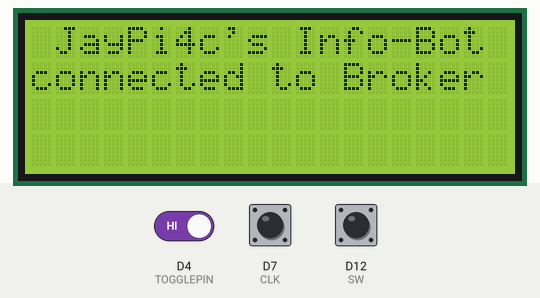
Bench run of a sketch on a simulated Arduino MKR. Shown: 20×4 character LCD. The inputs (shaded band) are chosen by the test bench; at power-on: D4 (TOGGLEPIN) HIGH, D12 (SW) HIGH, D7 (CLK) HIGH. WiFi joins after 1.5 s; servers stay silent unless stated; no MQTT or app messages arrive unless stated; not simulated (calls return 0 or success): arduino_secrets.h; what the sketch prints to the serial monitor is not drawn.

Above: at 2.9 s.
3.0 s: D4 (TOGGLEPIN) driven LOW
At 4.2 s:
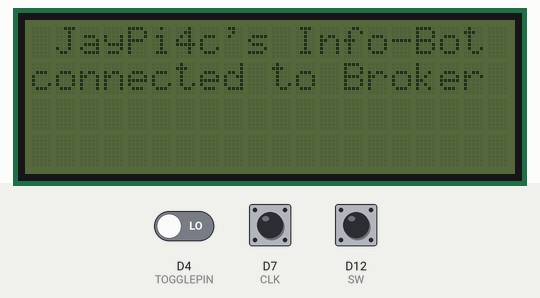
4.5 s: D12 (SW) pulled LOW for 0.15 s
Timing chart, 0 to 7.5 s (numbered marks = the images above; inputs shaded):
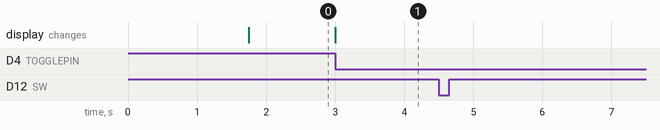

Measured:
- after the input at 3.0 s, the display: changes at once (image 1)
- after the input at 4.5 s, every drawn part: stays the same

The sketch:

MQTT_Arduino_client.ino
```cpp
#include <ArduinoMqttClient.h>

#if defined(ARDUINO_SAMD_MKRWIFI1010) || defined(ARDUINO_SAMD_NANO_33_IOT) || defined(ARDUINO_AVR_UNO_WIFI_REV2)
#include <WiFiNINA.h>
#elif defined(ARDUINO_SAMD_MKR1000)
#include <WiFi101.h>
#elif defined(ARDUINO_ESP8266_ESP12)
#include <ESP8266WiFi.h>
#endif

#include "arduino_secrets.h"


// Sensor Imports
#include <Adafruit_Sensor.h>
#include <DHT.h>
#include <DHT_U.h>
#include <Wire.h>

#include <LiquidCrystal_I2C.h>

#include <ArduinoJson.h>


// Message Interval
#define interval 60000
unsigned long lastMessageSent = 0;

///////please enter your sensitive data in the Secret tab/arduino_secrets.h
char ssid[] = SECRET_SSID;  // your network SSID (name)
char pass[] = SECRET_PASS;  // your network password (use for WPA, or use as key for WEP)

// To connect with SSL/TLS:
// 1) Change WiFiClient to WiFiSSLClient.
// 2) Change port value from 1883 to 8883.
// 3) Change broker value to a server with a known SSL/TLS root certificate
//    flashed in the WiFi module.


// MQTT Settings
WiFiClient wifiClient;
MqttClient mqttClient(wifiClient);

const char broker[] = "192.168.0.6";
const int port = 1883;

const char TOPIC[] = "bedroom";

// Sensor Settings
#define DHTPIN 2
#define DHTTYPE DHT11
DHT_Unified dht(DHTPIN, DHTTYPE);

//LCD
LiquidCrystal_I2C lcd(0x27, 20, 4);

// toggle button
#define TOGGLEPIN 4
volatile byte backlightState = 1;

// rotary encoder
const byte CLK = 7;
const byte DT = 8;
const byte SW = 12;
volatile int count = 0;
volatile int lastCLK = 0;

void setup() {
  //Initialize serial and wait for port to open:
  Serial.begin(115200);
  while (!Serial) {
    ;  // wait for serial port to connect. Needed for native USB port only
  }

  lcd.init();
  lcd.backlight();
  lcd.clear();
  lcd.print(" JayPi4c's Info-Bot");
  lcd.setCursor(0, 1);

  //-------Begin Sensor init-------//

  dht.begin();
  // Print temperature sensor details.
  sensor_t sensor;
  dht.temperature().getSensor(&sensor);
  Serial.println(F("------------------------------------"));
  Serial.println(F("Temperature Sensor"));
  Serial.print(F("Sensor Type: "));
  Serial.println(sensor.name);
  Serial.print(F("Driver Ver:  "));
  Serial.println(sensor.version);
  Serial.print(F("Unique ID:   "));
  Serial.println(sensor.sensor_id);
  Serial.print(F("Max Value:   "));
  Serial.print(sensor.max_value);
  Serial.println(F("°C"));
  Serial.print(F("Min Value:   "));
  Serial.print(sensor.min_value);
  Serial.println(F("°C"));
  Serial.print(F("Resolution:  "));
  Serial.print(sensor.resolution);
  Serial.println(F("°C"));
  Serial.println(F("------------------------------------"));
  // Print humidity sensor details.
  dht.humidity().getSensor(&sensor);
  Serial.println(F("Humidity Sensor"));
  Serial.print(F("Sensor Type: "));
  Serial.println(sensor.name);
  Serial.print(F("Driver Ver:  "));
  Serial.println(sensor.version);
  Serial.print(F("Unique ID:   "));
  Serial.println(sensor.sensor_id);
  Serial.print(F("Max Value:   "));
  Serial.print(sensor.max_value);
  Serial.println(F("%"));
  Serial.print(F("Min Value:   "));
  Serial.print(sensor.min_value);
  Serial.println(F("%"));
  Serial.print(F("Resolution:  "));
  Serial.print(sensor.resolution);
  Serial.println(F("%"));
  Serial.println(F("------------------------------------"));

  pinMode(TOGGLEPIN, INPUT_PULLUP);
  attachInterrupt(TOGGLEPIN, toggle, FALLING);

  pinMode(SW, INPUT_PULLUP);
  attachInterrupt(SW, encoderButton, CHANGE);
  pinMode(CLK, INPUT_PULLUP);
  pinMode(DT, INPUT);
  attachInterrupt(CLK, clockChanged, CHANGE);

  //-------End Sensor init-------//


  // attempt to connect to Wifi network:
  Serial.print("Attempting to connect to WPA SSID: ");
  Serial.println(ssid);

  lcd.print("connecting to ");
  lcd.setCursor(0, 2);
  lcd.print(ssid);

  while (WiFi.begin(ssid, pass) != WL_CONNECTED) {
    // failed, retry
    lcd.print(".");
    delay(500);
    lcd.print(".");
    delay(500);
    lcd.print(".");
    delay(500);
    clearLCD();
  }

  Serial.println("You're connected to the network");
  Serial.println();

  // You can provide a unique client ID, if not set the library uses Arduino-millis()
  // Each client must have a unique client ID
  // mqttClient.setId("clientId");

  // You can provide a username and password for authentication
  // mqttClient.setUsernamePassword("username", "password");

  Serial.print("Attempting to connect to the MQTT broker: ");
  Serial.println(broker);

  if (!mqttClient.connect(broker, port)) {
    Serial.print("MQTT connection failed! Error code = ");
    Serial.println(mqttClient.connectError());

    lcd.print("MQTT connection failed! Error code = ");
    lcd.print(mqttClient.connectError());

    while (1)
      ;
  }

  clearLCD();
  lcd.print("connected to Broker");

  Serial.println("You're connected to the MQTT broker!");
  Serial.println();
}


void clockChanged() {
  int clkValue = digitalRead(CLK);
  int dtValue = digitalRead(DT);
  if (lastCLK != clkValue) {
    lastCLK = clkValue;
    count += (clkValue != dtValue ? 1 : -1);
  }
}

void encoderButton() {
  Serial.print("Encoder value: ");
  Serial.println(count);
}

// https://forum.arduino.cc/index.php?topic=45000.0
void toggle() {
  const byte INTERRUPT_TIMEOUT = 150;
  static unsigned long last_interrupt_time = 0;
  unsigned long interrupt_time = millis();
  if (interrupt_time - last_interrupt_time > INTERRUPT_TIMEOUT) {
    backlightState = !backlightState;
  }
  last_interrupt_time = interrupt_time;
}


void loop() {
  if (!mqttClient.connected()) {
    clearLCD();
    lcd.print("Lost connection!");
    testWifiConnection();

    if (!mqttClient.connect(broker, port)) {
      Serial.print("MQTT connection failed! Error code = ");
      Serial.println(mqttClient.connectError());

      lcd.setCursor(0, 2);
      lcd.print("MQTT ECode = ");
      lcd.print(mqttClient.connectError());

      while (1)
        ;
    }
  }

  // allow to turn of lcd
  if (backlightState)
    lcd.backlight();
  else
    lcd.noBacklight();


  // send data every minute
  if (millis() - lastMessageSent >= interval) {
    lastMessageSent = millis();
    sendData();
  }
}

void sendData() {
  digitalWrite(LED_BUILTIN, HIGH);
  clearLCD();
  Serial.println("send data");

  sensors_event_t tempEvent;
  dht.temperature().getEvent(&tempEvent);

  sensors_event_t humidEvent;
  dht.humidity().getEvent(&humidEvent);

  send(TOPIC, getJson(tempEvent.temperature, humidEvent.relative_humidity));
  digitalWrite(LED_BUILTIN, LOW);
}

void send(char topic[], String payload) {
  clearLCD();
  Serial.print("Sending to ");
  Serial.println(topic);
  mqttClient.beginMessage(topic);
  mqttClient.print(payload);
  mqttClient.endMessage();
  lcd.print("published");
}

String getJson(float temp, float humid) {
  const int capacity = JSON_OBJECT_SIZE(3);
  StaticJsonDocument<capacity> doc;
  doc["timestamp"] = millis();
  doc["temperature"] = temp;
  doc["humidity"] = humid;
  String output = "";
  serializeJsonPretty(doc, output);
  return output;
}

void testWifiConnection() {
  int statusWifi = WiFi.status();
  if (statusWifi == WL_CONNECTION_LOST || statusWifi == WL_DISCONNECTED || statusWifi == WL_SCAN_COMPLETED) {
    WiFiConnect();
  }
}

void WiFiConnect() {
  int status = WL_IDLE_STATUS;
  while (status != WL_CONNECTED) {
    status = WiFi.begin(ssid, pass);
  }
}

void clearLCD() {
  lcd.home();
  lcd.print(" JayPi4c's Info-Bot ");
  lcd.setCursor(0, 1);
  lcd.print("                    ");
  lcd.setCursor(0, 2);
  lcd.print("                    ");
  lcd.setCursor(0, 3);
  lcd.print("                    ");
  lcd.setCursor(0, 1);
}
```
